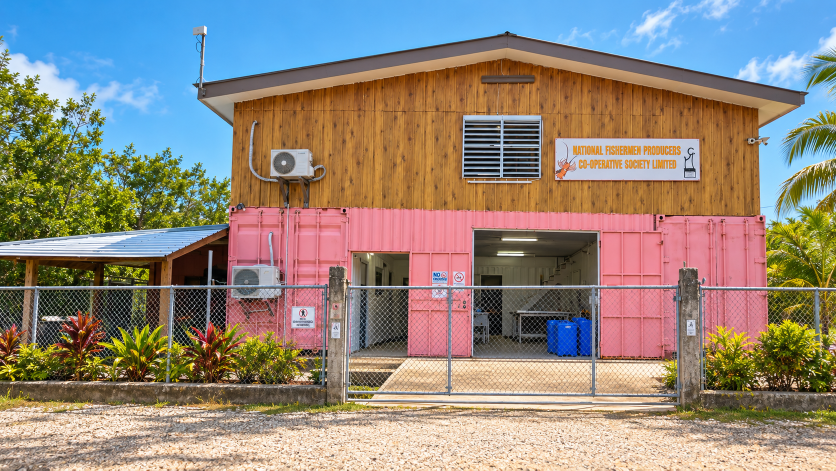
#> input picture natfish/source-images/about-hero/about-facility-desktop.png, 1672 x 941 px, given in place of natfish_image_02.jpg, which was not available (shown at 1/2 size)
$ python process-images.py
#> lines starting #> are read from the running program, lines starting #| are printed output that depends on the picture
#!/usr/bin/env python3
"""Prepare the NATFISH V1 image set from the supplied source pack.

1. Crop image 2 to the facade band, dropping the fabricated phone number,
   opening hours and species list below it. See INTERNAL-NOTES.md section 4.
2. Emit 800w and 1400w WebP + JPEG variants for every image.

Point SRC at the unpacked Natfish_V1_Image_Pack_Complete.zip, then run:
    python3 tools/process-images.py
"""
import pathlib
from PIL import Image

SRC = pathlib.Path("./source-images")
OUT = pathlib.Path("./assets/img")
OUT.mkdir(parents=True, exist_ok=True)

WIDTHS = [800, 1400]

# natfish_image_02.jpg carries three blocks of fabricated data: a phone number
# that contradicts the verified 227-3165, fixed opening hours, and a five-species
# catch list. All three sit below y=335 in the 1400x787 source. Cropping to the
# facade band drops them by framing, which looks intentional, where blurring them
# in place reads as redaction. The legal-name lettering above the cut is true and
# is what makes the shot worth using.
REF_H = 787
FACADE_CUT = 335


def retouch_storefront(src_path):
    im = Image.open(src_path).convert("RGB")
#> im is the input picture: PIL image 1672x941 RGB; mean R, G, B 145.2, 135.4, 124.7
    cut = round(FACADE_CUT * im.height / REF_H)
#> cut = 401
    return im.crop((0, 0, im.width, cut))
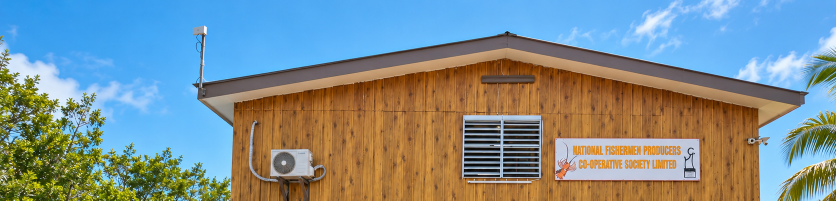
#> returned value: PIL image 1672x401 RGB (shown at 1/2 size); mean R, G, B 126.6, 142.7, 145.8


def emit_variants(im, stem):
    for w in WIDTHS:
        if im.width < w:
            resized = im
        else:
            h = round(im.height * w / im.width)
            resized = im.resize((w, h), Image.LANCZOS)
        resized.save(OUT / f"{stem}-{w}.webp", "WEBP", quality=82, method=6)
        resized.save(OUT / f"{stem}-{w}.jpg", "JPEG", quality=80,
                     optimize=True, progressive=True)


def main():
    for f in OUT.glob("*"):
        f.unlink()

    # Image 2 is cropped to the facade band; its full frame is never deployed.
    retouched = retouch_storefront(SRC / "natfish_image_02.jpg")

    for path in sorted(SRC.glob("natfish_image_*.jpg")):
        stem = path.stem.replace("natfish_image_", "img")
        im = retouched if path.name == "natfish_image_02.jpg" else Image.open(path).convert("RGB")
        emit_variants(im, stem)
        print(f"{path.name} -> {stem}-{{800,1400}}.{{webp,jpg}}  {im.size}")

    total = sum(f.stat().st_size for f in OUT.iterdir())
    print(f"\n{len(list(OUT.iterdir()))} files, {total/1024:.0f} KB total")


if __name__ == "__main__":
    main()

$ run again, on natfish/source-images/gallery/fisher-with-catch-in-belizean-waters.jpeg
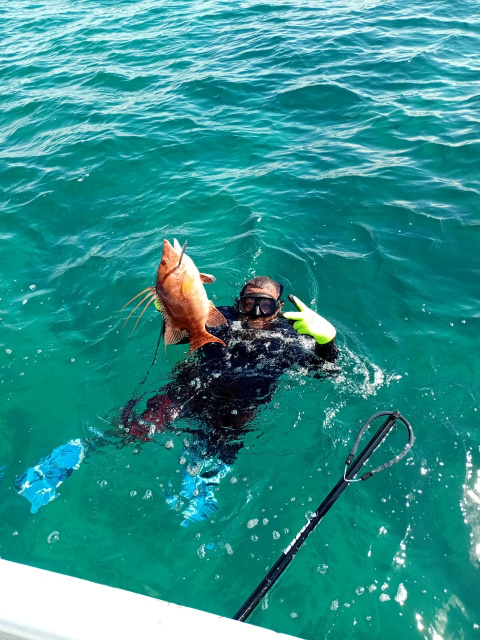
#> input picture natfish/source-images/gallery/fisher-with-catch-in-belizean-waters.jpeg, 960 x 1280 px, given in place of natfish_image_02.jpg, which was not available (shown at 1/2 size)
#> in retouch_storefront, im is the input picture: PIL image 960x1280 RGB; mean R, G, B 44.8, 144.7, 141.6
#> in retouch_storefront, `return im.crop((0, 0, im.width, cut))`:
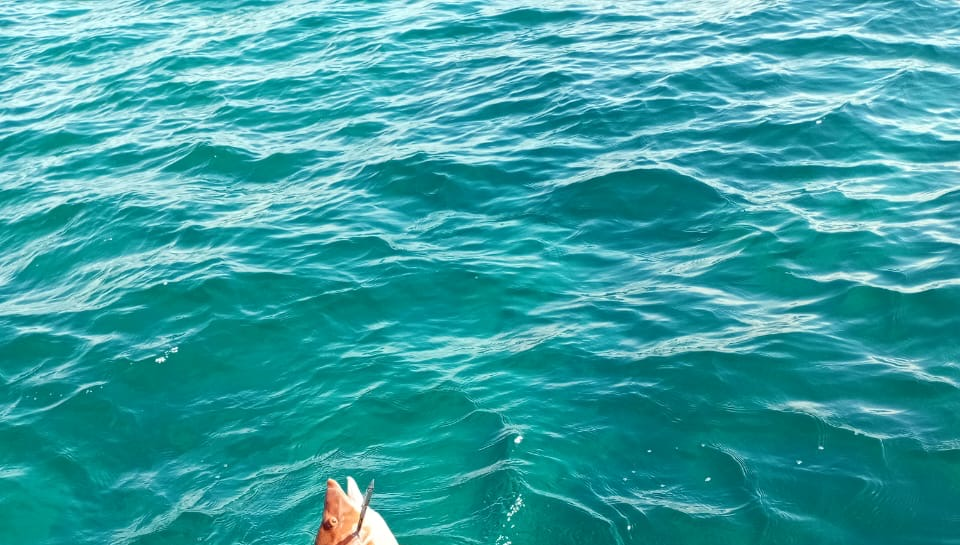
#> returned value: PIL image 960x545 RGB; mean R, G, B 53.6, 159.2, 163.1

$ run again, on natfish/source-images/hero-miami-2026/delegation-miami-beach.png
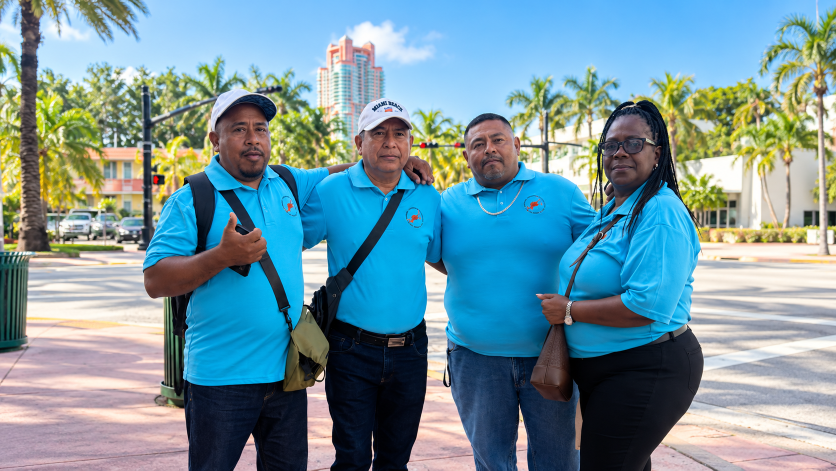
#> input picture natfish/source-images/hero-miami-2026/delegation-miami-beach.png, 1672 x 941 px, given in place of natfish_image_02.jpg, which was not available (shown at 1/2 size)
#> in retouch_storefront, im is the input picture: PIL image 1672x941 RGB; mean R, G, B 115.3, 148.3, 158.3
#> in retouch_storefront, `return im.crop((0, 0, im.width, cut))`:
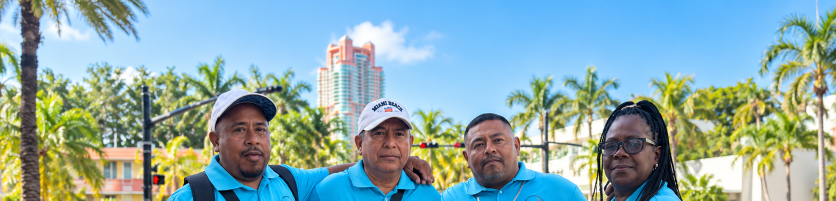
#> returned value: PIL image 1672x401 RGB (shown at 1/2 size); mean R, G, B 140.4, 171.2, 171.5

$ run again, on natfish/source-images/hero-miami-2026/representative-sailboat.png
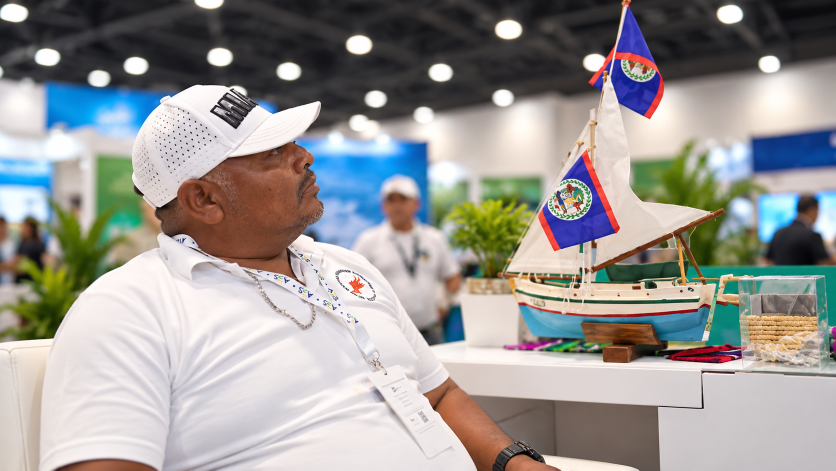
#> input picture natfish/source-images/hero-miami-2026/representative-sailboat.png, 1672 x 941 px, given in place of natfish_image_02.jpg, which was not available (shown at 1/2 size)
#> in retouch_storefront, im is the input picture: PIL image 1672x941 RGB; mean R, G, B 153.3, 151.3, 148.8
#> in retouch_storefront, `return im.crop((0, 0, im.width, cut))`:
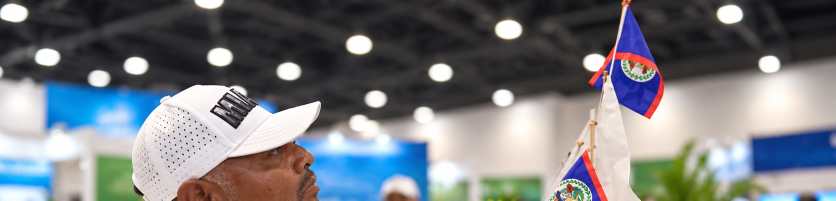
#> returned value: PIL image 1672x401 RGB (shown at 1/2 size); mean R, G, B 118.4, 121.5, 126.2
